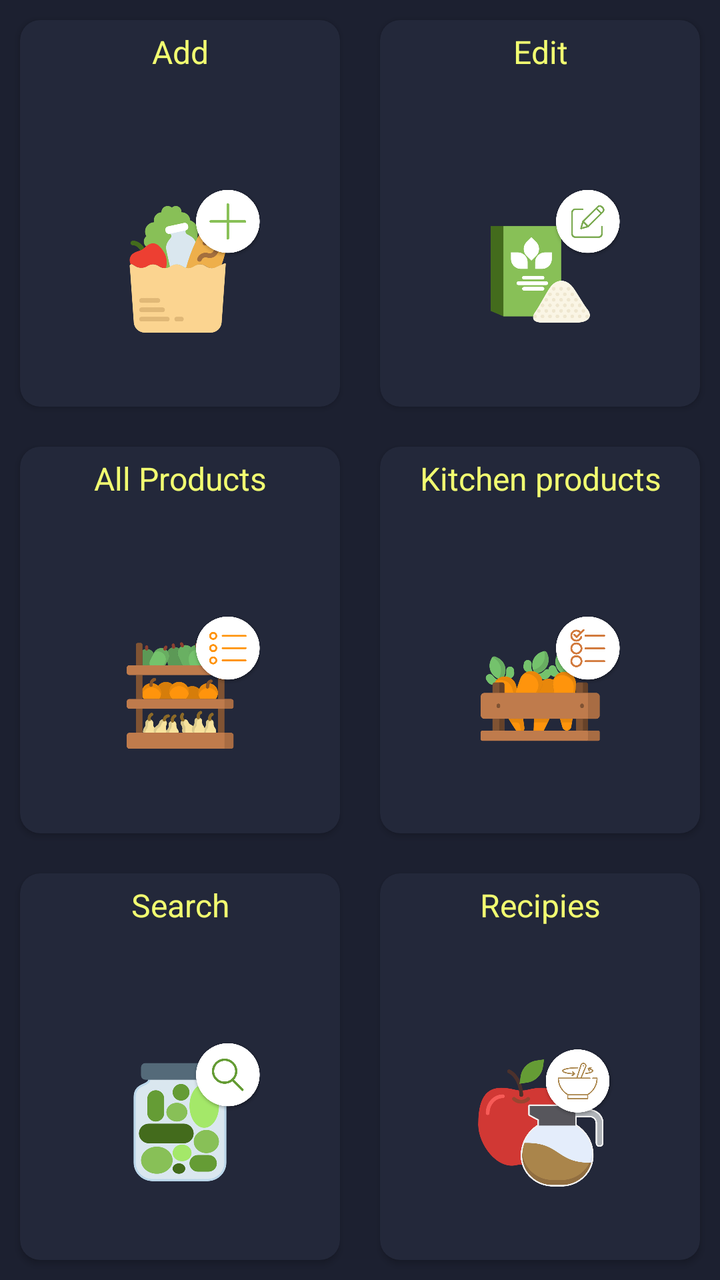
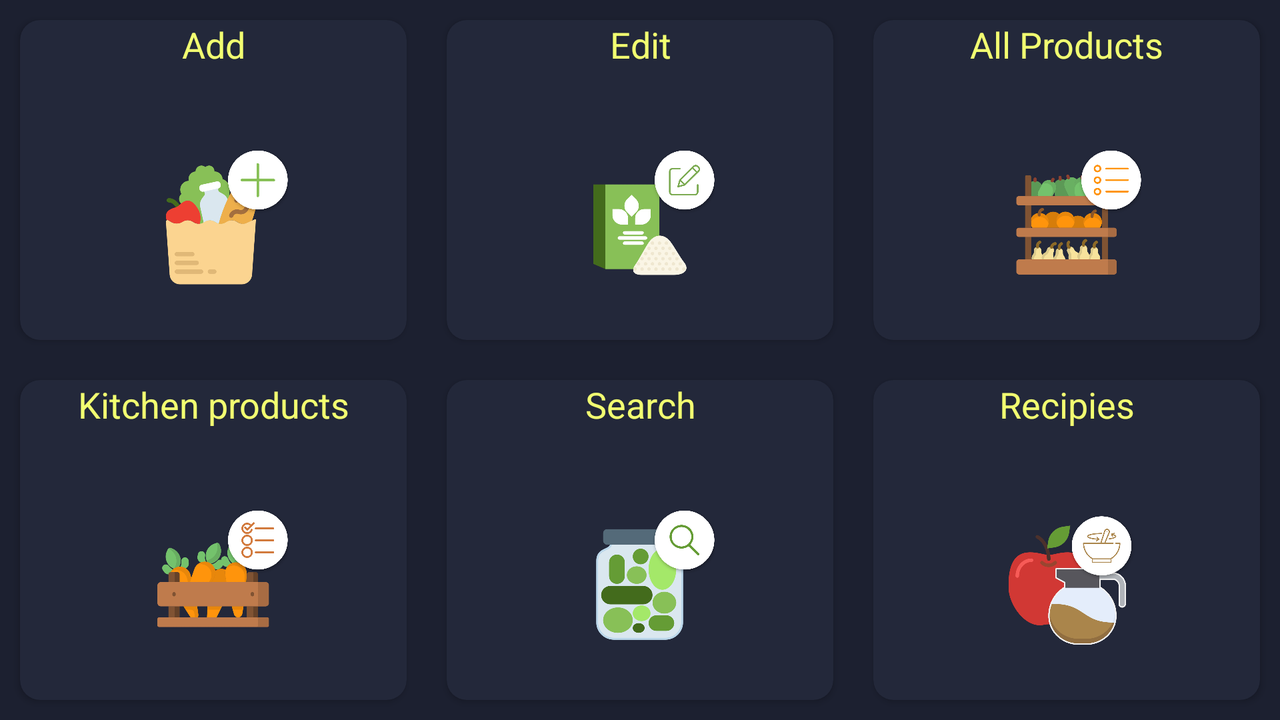

An Android layout and its configuration variant, each rendered on a device that would load it. The default file and the variant file are quoted in full after the pictures.
<!-- AndroidManifest.xml: application theme AppTheme -->
<!-- res/layout/activity_home.xml -->
<?xml version="1.0" encoding="utf-8"?>
<android.support.constraint.ConstraintLayout xmlns:android="http://schemas.android.com/apk/res/android"
    xmlns:app="http://schemas.android.com/apk/res-auto"
    xmlns:tools="http://schemas.android.com/tools"
    android:layout_width="match_parent"
    android:layout_height="match_parent"
    android:background="@color/colorPrimary"
    tools:context=".Home">

    <LinearLayout
        android:layout_width="match_parent"
        android:layout_height="match_parent"
        android:weightSum="3"
        android:orientation="vertical">

        <LinearLayout
            android:layout_width="match_parent"
            android:layout_height="0dp"
            android:layout_weight="1"
            android:orientation="horizontal"
            android:weightSum="2">

            <android.support.v7.widget.CardView
                android:id="@+id/addItemCard"
                android:layout_width="match_parent"
                android:layout_height="match_parent"
                app:cardCornerRadius="10dp"
                android:layout_weight="1"
                android:layout_margin="10dp"
                android:backgroundTint="@color/colorPrimaryDark"
                android:clickable="true">

                <LinearLayout
                    android:layout_width="match_parent"
                    android:layout_height="match_parent"
                    android:orientation="vertical"
                    android:weightSum="3">

                <TextView
                    android:layout_width="match_parent"
                    android:layout_height="wrap_content"
                    android:textColor="@color/colorAccent"
                    android:gravity="center_horizontal"
                    android:text="Add"
                    android:layout_weight="1"
                    android:textSize="16dp"
                    android:layout_marginTop="5dp" />

                    <ImageView
                        android:layout_width="80dp"
                        android:layout_height="80dp"
                        android:layout_gravity="center"
                        android:src="@drawable/add"
                        android:layout_weight="2" />
                </LinearLayout>
            </android.support.v7.widget.CardView>

            <android.support.v7.widget.CardView
                android:id="@+id/editItemCard"
                android:layout_width="match_parent"
                android:layout_height="match_parent"
                app:cardCornerRadius="10dp"
                android:layout_weight="1"
                android:layout_margin="10dp"
                android:backgroundTint="@color/colorPrimaryDark"
                android:clickable="true">

                <LinearLayout
                    android:layout_width="match_parent"
                    android:layout_height="match_parent"
                    android:orientation="vertical"
                    android:weightSum="3">

                    <TextView
                        android:layout_width="match_parent"
                        android:layout_height="wrap_content"
                        android:textColor="@color/colorAccent"
                        android:gravity="center_horizontal"
                        android:text="Edit"
                        android:layout_weight="1"
                        android:textSize="16dp"
                        android:layout_marginTop="5dp" />


                    <ImageView
                        android:layout_width="80dp"
                        android:layout_height="80dp"
                        android:layout_gravity="center"
                        android:src="@drawable/edit"
                        android:layout_weight="2"/>
                </LinearLayout>

            </android.support.v7.widget.CardView>

        </LinearLayout>

        <LinearLayout
            android:layout_width="match_parent"
            android:layout_height="0dp"
            android:orientation="horizontal"
            android:layout_weight="1"
            android:weightSum="2">

            <android.support.v7.widget.CardView
                android:id="@+id/viewAllItemCard"
                android:layout_width="match_parent"
                android:layout_height="match_parent"
                android:layout_weight="1"
                app:cardCornerRadius="10dp"
                android:layout_margin="10dp"
                android:backgroundTint="@color/colorPrimaryDark"
                android:clickable="true">

                <LinearLayout
                    android:layout_width="match_parent"
                    android:layout_height="match_parent"
                    android:orientation="vertical"
                    android:weightSum="3">

                    <TextView
                        android:layout_width="match_parent"
                        android:layout_height="wrap_content"
                        android:textColor="@color/colorAccent"
                        android:gravity="center_horizontal"
                        android:text="All Products"
                        android:layout_weight="1"
                        android:textSize="16dp"
                        android:layout_marginTop="5dp" />


                    <ImageView
                        android:layout_width="80dp"
                        android:layout_height="80dp"
                        android:layout_gravity="center"
                        android:src="@drawable/list"
                        android:layout_weight="2"/>
                </LinearLayout>

            </android.support.v7.widget.CardView>

            <android.support.v7.widget.CardView
                android:id="@+id/viewAvailableItemCard"
                android:layout_width="match_parent"
                android:layout_height="match_parent"
                android:layout_weight="1"
                app:cardCornerRadius="10dp"
                android:layout_margin="10dp"
                android:backgroundTint="@color/colorPrimaryDark"
                android:clickable="true">

                <LinearLayout
                    android:layout_width="match_parent"
                    android:layout_height="match_parent"
                    android:orientation="vertical"
                    android:weightSum="3">

                    <TextView
                        android:layout_width="match_parent"
                        android:layout_height="wrap_content"
                        android:textColor="@color/colorAccent"
                        android:gravity="center_horizontal"
                        android:text="Kitchen products"
                        android:layout_weight="1"
                        android:textSize="16dp"
                        android:layout_marginTop="5dp" />


                    <ImageView
                        android:layout_width="80dp"
                        android:layout_height="80dp"
                        android:layout_gravity="center"
                        android:src="@drawable/available"
                        android:layout_weight="2"/>
                </LinearLayout>

            </android.support.v7.widget.CardView>

        </LinearLayout>

        <LinearLayout
            android:layout_width="match_parent"
            android:layout_height="0dp"
            android:orientation="horizontal"
            android:layout_weight="1"
            android:weightSum="2">

            <android.support.v7.widget.CardView
                android:id="@+id/searchItemCard"
                android:layout_width="match_parent"
                android:layout_height="match_parent"
                android:layout_weight="1"
                app:cardCornerRadius="10dp"
                android:layout_margin="10dp"
                android:backgroundTint="@color/colorPrimaryDark"
                android:clickable="true">

                <LinearLayout
                    android:layout_width="match_parent"
                    android:layout_height="match_parent"
                    android:orientation="vertical"
                    android:weightSum="3">

                    <TextView
                        android:layout_width="match_parent"
                        android:layout_height="wrap_content"
                        android:textColor="@color/colorAccent"
                        android:gravity="center_horizontal"
                        android:text="Search"
                        android:layout_weight="1"
                        android:textSize="16dp"
                        android:layout_marginTop="5dp" />


                    <ImageView
                        android:layout_width="80dp"
                        android:layout_height="80dp"
                        android:layout_gravity="center"
                        android:src="@drawable/search"
                        android:layout_weight="2"/>
                </LinearLayout>

            </android.support.v7.widget.CardView>

            <android.support.v7.widget.CardView
                android:id="@+id/recipeCard"
                android:layout_width="match_parent"
                android:layout_height="match_parent"
                android:layout_weight="1"
                app:cardCornerRadius="10dp"
                android:layout_margin="10dp"
                android:backgroundTint="@color/colorPrimaryDark"
                android:clickable="true">

                <LinearLayout
                    android:layout_width="match_parent"
                    android:layout_height="match_parent"
                    android:orientation="vertical"
                    android:weightSum="3">

                    <TextView
                        android:layout_width="match_parent"
                        android:layout_height="wrap_content"
                        android:textColor="@color/colorAccent"
                        android:gravity="center_horizontal"
                        android:text="Recipies"
                        android:layout_weight="1"
                        android:textSize="16dp"
                        android:layout_marginTop="5dp" />


                    <ImageView
                        android:layout_width="80dp"
                        android:layout_height="80dp"
                        android:layout_gravity="center"
                        android:src="@drawable/recipe"
                        android:layout_weight="2"/>
                </LinearLayout>

            </android.support.v7.widget.CardView>

        </LinearLayout>


    </LinearLayout>

</android.support.constraint.ConstraintLayout>
<!-- resources referenced by this layout -->
<resources>
  <color name="colorAccent">#F2FE71</color>
  <color name="colorPrimary">#1c2030</color>
  <color name="colorPrimaryDark">#23283a</color>
  <!-- drawable add: png bitmap (drawable, 114732 bytes) -->
  <!-- drawable available: png bitmap (drawable, 143454 bytes) -->
  <!-- drawable edit: png bitmap (drawable, 106391 bytes) -->
  <!-- drawable list: png bitmap (drawable, 161206 bytes) -->
  <!-- drawable recipe: png bitmap (drawable, 136373 bytes) -->
  <!-- drawable search: png bitmap (drawable, 141876 bytes) -->
  <style name="AppTheme" parent="Theme.AppCompat.Light.DarkActionBar">
          
          <item name="colorPrimary">@color/colorPrimary</item>
          <item name="colorPrimaryDark">@color/colorPrimaryDark</item>
          <item name="colorAccent">@color/colorAccent</item>
      </style>
</resources>
<!-- res/layout-land/activity_home.xml (the repository's variant of the layout above) -->
<!-- drawn on the phone turned sideways -->
<?xml version="1.0" encoding="utf-8"?>
<android.support.constraint.ConstraintLayout xmlns:android="http://schemas.android.com/apk/res/android"
    xmlns:app="http://schemas.android.com/apk/res-auto"
    xmlns:tools="http://schemas.android.com/tools"
    android:layout_width="match_parent"
    android:layout_height="match_parent"
    android:background="@color/colorPrimary"
    tools:context=".Home">

    <LinearLayout
        android:layout_width="match_parent"
        android:layout_height="match_parent"
        android:orientation="vertical"
        android:weightSum="2">

        <LinearLayout
            android:layout_width="match_parent"
            android:layout_height="wrap_content"
            android:orientation="horizontal"
            android:weightSum="3"
            android:layout_weight="1">

            <android.support.v7.widget.CardView
                android:id="@+id/addItemCard"
                android:layout_width="match_parent"
                android:layout_height="match_parent"
                app:cardCornerRadius="10dp"
                android:layout_weight="1"
                android:layout_margin="10dp"
                android:backgroundTint="@color/colorPrimaryDark"
                android:foreground="?android:attr/selectableItemBackground"
                android:clickable="true">

                <LinearLayout
                    android:layout_width="match_parent"
                    android:layout_height="match_parent"
                    android:orientation="vertical"
                    android:weightSum="3">

                    <TextView
                        android:layout_width="match_parent"
                        android:layout_height="wrap_content"
                        android:textColor="@color/colorAccent"
                        android:gravity="center_horizontal"
                        android:text="Add"
                        android:layout_weight="1"
                        android:textSize="18dp"
                        />

                    <ImageView
                        android:layout_width="75dp"
                        android:layout_height="75dp"
                        android:layout_gravity="center"
                        android:src="@drawable/add"
                        android:layout_weight="2"/>
                </LinearLayout>
            </android.support.v7.widget.CardView>

            <android.support.v7.widget.CardView
                android:id="@+id/editItemCard"
                android:layout_width="match_parent"
                android:layout_height="match_parent"
                app:cardCornerRadius="10dp"
                android:layout_weight="1"
                android:layout_margin="10dp"
                android:backgroundTint="@color/colorPrimaryDark"
                android:foreground="?android:attr/selectableItemBackground"
                android:clickable="true">

                <LinearLayout
                    android:layout_width="match_parent"
                    android:layout_height="match_parent"
                    android:orientation="vertical"
                    android:weightSum="3">

                    <TextView
                        android:layout_width="match_parent"
                        android:layout_height="wrap_content"
                        android:textColor="@color/colorAccent"
                        android:gravity="center_horizontal"
                        android:text="Edit"
                        android:layout_weight="1"
                        android:textSize="18dp"
                        />

                    <ImageView
                        android:layout_width="75dp"
                        android:layout_height="75dp"
                        android:layout_gravity="center"
                        android:src="@drawable/edit"
                        android:layout_weight="2"/>
                </LinearLayout>

            </android.support.v7.widget.CardView>

            <android.support.v7.widget.CardView
                android:id="@+id/viewAllItemCard"
                android:layout_width="match_parent"
                android:layout_height="match_parent"
                android:layout_weight="1"
                app:cardCornerRadius="10dp"
                android:layout_margin="10dp"
                android:backgroundTint="@color/colorPrimaryDark"
                android:foreground="?android:attr/selectableItemBackground"
                android:clickable="true">

                <LinearLayout
                    android:layout_width="match_parent"
                    android:layout_height="match_parent"
                    android:orientation="vertical"
                    android:weightSum="3">

                    <TextView
                        android:layout_width="match_parent"
                        android:layout_height="wrap_content"
                        android:textColor="@color/colorAccent"
                        android:gravity="center_horizontal"
                        android:text="All Products"
                        android:layout_weight="1"
                        android:textSize="18dp"
                        />

                    <ImageView
                        android:layout_width="75dp"
                        android:layout_height="75dp"
                        android:layout_gravity="center"
                        android:src="@drawable/list"
                        android:layout_weight="2"/>
                </LinearLayout>

            </android.support.v7.widget.CardView>

        </LinearLayout>

        <LinearLayout
            android:layout_width="match_parent"
            android:layout_height="wrap_content"
            android:orientation="horizontal"
            android:weightSum="3"
            android:layout_weight="1">

            <android.support.v7.widget.CardView
                android:id="@+id/viewAvailableItemCard"
                android:layout_width="match_parent"
                android:layout_height="match_parent"
                android:layout_weight="1"
                app:cardCornerRadius="10dp"
                android:layout_margin="10dp"
                android:backgroundTint="@color/colorPrimaryDark"
                android:foreground="?android:attr/selectableItemBackground"
                android:clickable="true">

                <LinearLayout
                    android:layout_width="match_parent"
                    android:layout_height="match_parent"
                    android:orientation="vertical"
                    android:weightSum="3">

                    <TextView
                        android:layout_width="match_parent"
                        android:layout_height="wrap_content"
                        android:textColor="@color/colorAccent"
                        android:gravity="center_horizontal"
                        android:text="Kitchen products"
                        android:layout_weight="1"
                        android:textSize="18dp"
                        />

                    <ImageView
                        android:layout_width="75dp"
                        android:layout_height="75dp"
                        android:layout_gravity="center"
                        android:src="@drawable/available"
                        android:layout_weight="2"/>
                </LinearLayout>

            </android.support.v7.widget.CardView>

            <android.support.v7.widget.CardView
                android:id="@+id/searchItemCard"
                android:layout_width="match_parent"
                android:layout_height="match_parent"
                android:layout_weight="1"
                app:cardCornerRadius="10dp"
                android:layout_margin="10dp"
                android:backgroundTint="@color/colorPrimaryDark"
                android:foreground="?android:attr/selectableItemBackground"
                android:clickable="true">

                <LinearLayout
                    android:layout_width="match_parent"
                    android:layout_height="match_parent"
                    android:orientation="vertical"
                    android:weightSum="3">

                    <TextView
                        android:layout_width="match_parent"
                        android:layout_height="wrap_content"
                        android:layout_weight="1"
                        android:gravity="center_horizontal"
                        android:text="Search"
                        android:textColor="@color/colorAccent"
                        android:textSize="18dp" />

                    <ImageView
                        android:layout_width="75dp"
                        android:layout_height="75dp"
                        android:layout_gravity="center"
                        android:layout_weight="2"
                        android:src="@drawable/search" />
                </LinearLayout>


            </android.support.v7.widget.CardView>

            <android.support.v7.widget.CardView
                android:id="@+id/recipeCard"
                android:layout_width="match_parent"
                android:layout_height="match_parent"
                android:layout_weight="1"
                app:cardCornerRadius="10dp"
                android:layout_margin="10dp"
                android:backgroundTint="@color/colorPrimaryDark"
                android:foreground="?android:attr/selectableItemBackground"
                android:clickable="true">

                <LinearLayout
                    android:layout_width="match_parent"
                    android:layout_height="match_parent"
                    android:orientation="vertical"
                    android:weightSum="3">

                    <TextView
                        android:layout_width="match_parent"
                        android:layout_height="wrap_content"
                        android:textColor="@color/colorAccent"
                        android:gravity="center_horizontal"
                        android:text="Recipies"
                        android:layout_weight="1"
                        android:textSize="18dp"
                        />

                    <ImageView
                        android:layout_width="75dp"
                        android:layout_height="75dp"
                        android:layout_gravity="center"
                        android:src="@drawable/recipe"
                        android:layout_weight="2"/>
                </LinearLayout>

            </android.support.v7.widget.CardView>

        </LinearLayout>




    </LinearLayout>

</android.support.constraint.ConstraintLayout>
